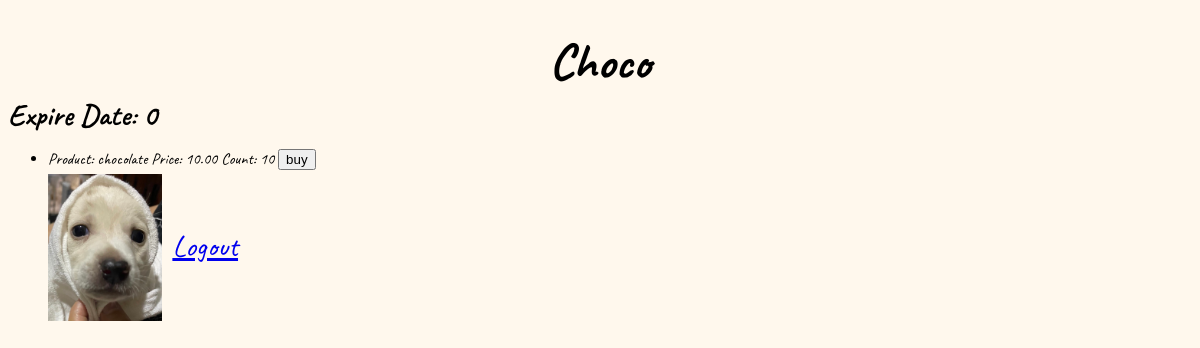
/talard/shop/17/, run on the app's committed database.
### myshop/models.py (models this page shows, shortened)
class shop_detail(models.Model):
    seller_id = models.ForeignKey(seller_detail, on_delete=models.CASCADE, related_name = "shop", null=True)
    name = models.CharField(max_length=64)
    category = models.CharField(max_length=10, null=True)
    in_interact = models.CharField(max_length=100, null=True)
    ex_interact = models.CharField(max_length=64, null=True)
    expire = models.IntegerField(default=0)
    queue = models.IntegerField(null=True)

class product(models.Model):
    shop = models.ForeignKey(shop_detail, on_delete=models.CASCADE, related_name = "prod", null=True)
    product_name = models.CharField(max_length=64)
    price = models.DecimalField(null=True, decimal_places=2, max_digits=8)
    product_im = models.ImageField(upload_to='images/')
    count = models.IntegerField(null=True)

### talard/views.py (the view)
# urls.py: path('talard/shop/<int:shop_id>/', views.thisshop, name='thisshop'),
def thisshop(request, shop_id):
    this_shop = shop_detail.objects.get(id=shop_id)
    menu = product.objects.filter(shop=this_shop)
    return render(request, 'talard/shop.html', {
        "this_shop" : this_shop,
        "menu" : menu
    })

### talard/templates/talard/shop.html
{% extends 'talard/layout.html' %}
{% block body %}
<div>
    <h1>{{ this_shop.name }}</h1>
    <h3>Expire Date: {{ this_shop.expire }}</h3>
        <ul>
            {% for m in menu %}
                <li>
                    Product: {{ m.product_name }} Price: {{ m.price }} Count: {{ m.count }}
                    <a href="#"><button>buy</button></a>
                    <br>
                    <img src="{{ m.product_im.url }}" style="width: 10%; float: left; margin-right: 10px;" /><br>
                </li>
            {% endfor %}
        </ul>
            <a class="logout" href="{% url 'customer_logout' %}">Logout</a><br><br>
</div>
{% endblock %}

### talard/templates/talard/layout.html (style rules this page uses)
div { font-family: "Caveat" }
html { box-sizing: border-box; }
*, *:before, *:after { box-sizing: inherit; }
body, html { height: 100%; line-height: 1.8; overflow-x:hidden }
body { background-color: rgb(255, 248, 237); }
h1 { text-align: center; font-size:50px; line-height: 40px; }
h3 { font-size:30px; margin-top: 0px; line-height: 0px; }
.logout { font-size:30px; }

### data on the page
shop_detail: name "Choco", expire "0"
product: product_name "chocolate", price "10.00", count "10", product_im (picture)
